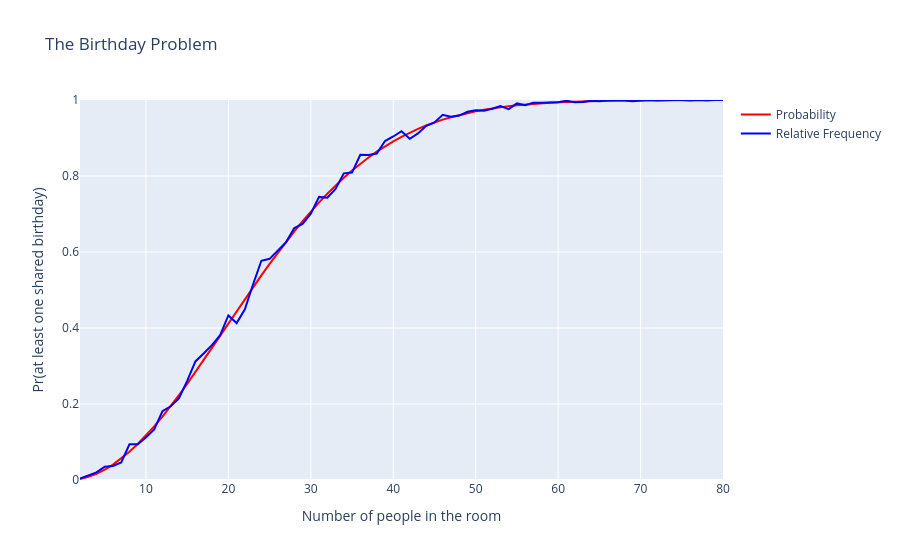

This figure's notebook cell:
### Markdown cell above
With that done, let's perform the investigation.

### Code cell
# Initialize result lists and repetition number
N = 1000
group_sizes = list(range(2, 81))
prob_match = []
rel_freq_match = []

# Perform calculations for each group size
for n in group_sizes:
    prob_match.append(calc_prob(n))
    matches = []
    for i in range(N):
        birthdays = np.random.randint(1, 366, size = n)
        matches.append(len(np.unique(birthdays)) < n)
    rel_freq_match.append(np.mean(matches))

# Organize results in a data frame
results = pd.DataFrame({"n":group_sizes,
                        "Probability":prob_match,
                        "Relative Frequency":rel_freq_match})    
   
# Visualize results
fig = px.line(results, x = "n", y = ["Probability","Relative Frequency"],
              labels = {"n": "Number of people in the room", 
                        "value": "Pr(at least one shared birthday)",
                        "variable": ""},
              title = "The Birthday Problem",
              color_discrete_sequence = ["red", "blue"],    
              range_y = [0, 1], height = 500)
fig.show()

### Figure 1 — Plotly figure (JSON) as saved in the notebook; plotly's stock layout.template omitted (floating-point values rounded to 4 significant figures)
{"data": [{"hovertemplate": "=Probability<br>Number of people in the room=%{x}<br>Pr(at least one shared birthday)=%{y}<extra></extra>", "legendgroup": "Probability", "line": {"color": "red", "dash": "solid"}, "marker": {"symbol": "circle"}, "mode": "lines", "name": "Probability", "orientation": "v", "showlegend": true, "type": "scatter", "x": [2, 3, 4, 5, 6, 7, 8, 9, 10, 11, 12, 13, 14, 15, 16, 17, 18, 19, 20, 21, 22, 23, 24, 25, 26, 27, 28, 29, 30, 31, 32, 33, 34, 35, 36, 37, 38, 39, 40, 41, 42, 43, 44, 45, 46, 47, 48, 49, 50, 51, 52, 53, 54, 55, 56, 57, 58, 59, 60, 61, 62, 63, 64, 65, 66, 67, 68, 69, 70, 71, 72, 73, 74, 75, 76, 77, 78, 79, 80], "xaxis": "x", "y": [0.00274, 0.008204, 0.01636, 0.02714, 0.04046, 0.05624, 0.07434, 0.09462, 0.1169, 0.1411, 0.167, 0.1944, 0.2231, 0.2529, 0.2836, 0.315, 0.3469, 0.3791, 0.4114, 0.4437, 0.4757, 0.5073, 0.5383, 0.5687, 0.5982, 0.6269, 0.6545, 0.681, 0.7063, 0.7305, 0.7533, 0.775, 0.7953, 0.8144, 0.8322, 0.8487, 0.8641, 0.8782, 0.8912, 0.9032, 0.914, 0.9239, 0.9329, 0.941, 0.9483, 0.9548, 0.9606, 0.9658, 0.9704, 0.9744, 0.978, 0.9811, 0.9839, 0.9863, 0.9883, 0.9901, 0.9917, 0.993, 0.9941, 0.9951, 0.9959, 0.9966, 0.9972, 0.9977, 0.9981, 0.9984, 0.9987, 0.999, 0.9992, 0.9993, 0.9995, 0.9996, 0.9996, 0.9997, 0.9998, 0.9998, 0.9999, 0.9999, 0.9999], "yaxis": "y"}, {"hovertemplate": "=Relative Frequency<br>Number of people in the room=%{x}<br>Pr(at least one shared birthday)=%{y}<extra></extra>", "legendgroup": "Relative Frequency", "line": {"color": "blue", "dash": "solid"}, "marker": {"symbol": "circle"}, "mode": "lines", "name": "Relative Frequency", "orientation": "v", "showlegend": true, "type": "scatter", "x": [2, 3, 4, 5, 6, 7, 8, 9, 10, 11, 12, 13, 14, 15, 16, 17, 18, 19, 20, 21, 22, 23, 24, 25, 26, 27, 28, 29, 30, 31, 32, 33, 34, 35, 36, 37, 38, 39, 40, 41, 42, 43, 44, 45, 46, 47, 48, 49, 50, 51, 52, 53, 54, 55, 56, 57, 58, 59, 60, 61, 62, 63, 64, 65, 66, 67, 68, 69, 70, 71, 72, 73, 74, 75, 76, 77, 78, 79, 80], "xaxis": "x", "y": [0.004, 0.012, 0.02, 0.035, 0.037, 0.046, 0.094, 0.094, 0.112, 0.133, 0.181, 0.194, 0.215, 0.261, 0.312, 0.333, 0.355, 0.381, 0.433, 0.413, 0.449, 0.515, 0.577, 0.582, 0.604, 0.626, 0.663, 0.674, 0.701, 0.745, 0.743, 0.766, 0.807, 0.809, 0.856, 0.855, 0.859, 0.892, 0.904, 0.918, 0.898, 0.912, 0.932, 0.941, 0.961, 0.956, 0.959, 0.969, 0.973, 0.972, 0.977, 0.984, 0.976, 0.991, 0.986, 0.993, 0.993, 0.993, 0.994, 0.998, 0.994, 0.995, 0.998, 0.997, 0.999, 0.999, 0.999, 0.997, 0.999, 1, 0.999, 1, 1, 1, 0.999, 1, 0.999, 1, 1], "yaxis": "y"}], "layout": {"autosize": true, "legend": {"title": {"text": ""}, "tracegroupgap": 0}, "title": {"text": "The Birthday Problem"}, "xaxis": {"anchor": "y", "autorange": true, "domain": [0, 1], "range": [2, 80], "title": {"text": "Number of people in the room"}, "type": "linear"}, "yaxis": {"anchor": "x", "domain": [0, 1], "range": [0, 1], "title": {"text": "Pr(at least one shared birthday)"}, "type": "linear"}}}
